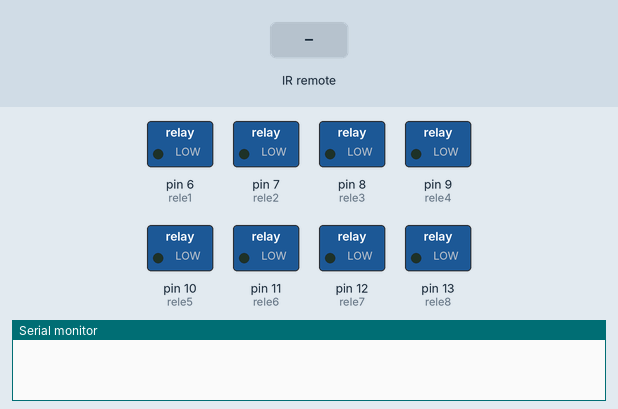
Simulated run of this sketch. Board: Arduino Uno, built with avr-gcc and run on an emulated ATmega328P. Shown: switched loads named in the sketch (green lamp = pin HIGH), the last lines printed to the serial monitor. Inputs (shaded band) come from the test bench.

Above: at 1.2 s.
1.3 s: infrared code 0xFF30CF received
At 2.6 s:
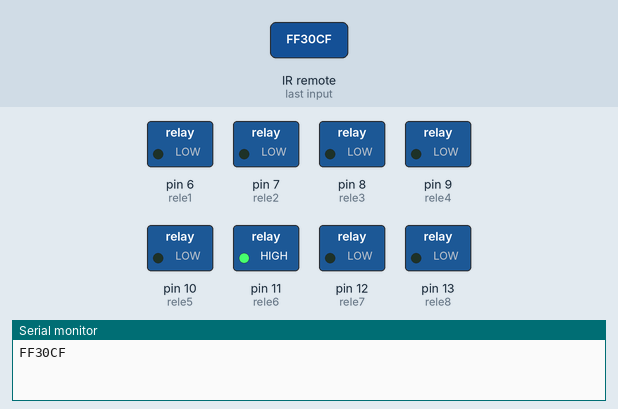
At 9.2 s:
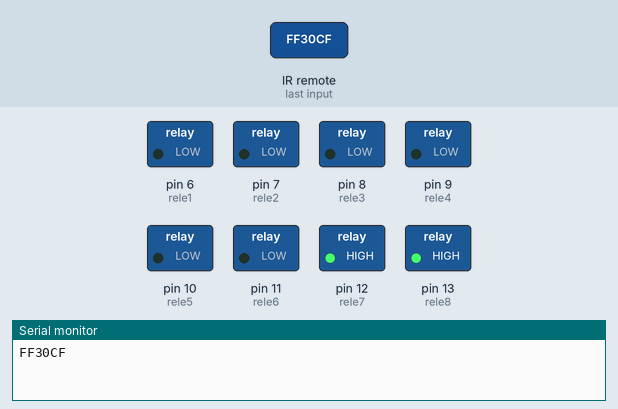
Timing chart, 0 to 34.8 s (numbered marks = the images above; inputs shaded):
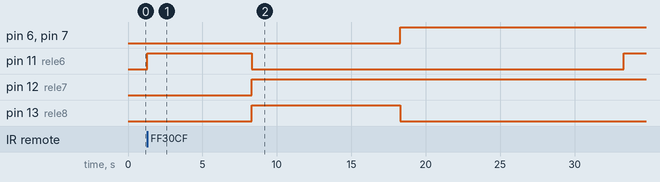

The sketch:

progetto.ino
```cpp
// controllare 8 relè
#include <IRremote.h>
#include <IRremoteInt.h>
int rxPin = 3;
int txPin = 2;
int reciver = 5;                                                             // IR //
IRrecv irrecv(reciver); // create instance of 'irrecv'
decode_results results;
int rele1 = 6;  // cancello 1                                                // CANCELLO //
int rele2 = 7;  // cancello 2
int rele3 = 8;  // led camera                                                // LED //
int rele4 = 9;  // led cucina
int rele5 = 10; // led sala
int rele6 = 11; // led scala
int rele7 = 12; // led camera
int rele8 = 13; // portone garage                                            // PORTONE //
void setup() {
  // put your setup code here, to run once:
  Serial.begin(9600); // for serial monitor output
  irrecv.enableIRIn(); // Start the receiver
  pinMode (rele1, OUTPUT);
  pinMode (rele2, OUTPUT);
  pinMode (rele3, OUTPUT);
  pinMode (rele4, OUTPUT);
  pinMode (rele5, OUTPUT);
  pinMode (rele6, OUTPUT);
  pinMode (rele7, OUTPUT);
  pinMode (rele8, OUTPUT);
  digitalWrite (rele1, LOW);
  digitalWrite (rele2, LOW);
  digitalWrite (rele3, LOW);
  digitalWrite (rele4, LOW);
  digitalWrite (rele5, LOW);
  digitalWrite (rele6, LOW);
  digitalWrite (rele7, LOW);
  digitalWrite (rele8, LOW);
}

void loop() {
  // put your main code here, to run repeatedly:
  if (irrecv.decode(&results)) // have we received an IR signal?
  {
    Serial.println(results.value, HEX); // display it on serial monitor in hexadecimal
    irrecv.resume();// receive the next value
  }

  if ( results.value == 0xFF30CF ||  results.value == 0xFF30CF ) { //tasto 1 sul telecomando // ESCO DI CASA //
    digitalWrite (rele3, LOW);    // led off         // spegne
    digitalWrite (rele4, LOW);    // led off         // led
    digitalWrite (rele5, LOW);    // led off         // casa
    digitalWrite (rele6, HIGH);   // led scala on
    delay(7000);                  // attende 7 secondi
    digitalWrite (rele6, LOW);    // led scala off
    digitalWrite (rele7, HIGH);   // led garage on
    digitalWrite (rele8, HIGH);   // APRE IL GARAGE
    delay(10000);                 // attende 10 secondi
    digitalWrite (rele8, LOW);    // CHIUDE IL GARAGE
    digitalWrite (rele1, HIGH);   // set rele1 on    // apre
    digitalWrite (rele2, HIGH);   // set rele2 on    // cancello
    delay(15000);                 // attende 15 secondi
    digitalWrite (rele1, HIGH);   // set rele1 on    // chiude
    digitalWrite (rele2, HIGH);   // set rele2 on    // cancello
  }
}
```

Measured:
- after the input at 1.3 s, pin 6 (rele1), pin 7 (rele2): LOW → HIGH after 17.0 s; pin 11 (rele6): LOW → HIGH at once, → LOW 7.0 s later, → HIGH 25.0 s later; pin 12 (rele7): LOW → HIGH after 7.0 s; pin 13 (rele8): LOW → HIGH after 7.0 s, → LOW 10.0 s later
